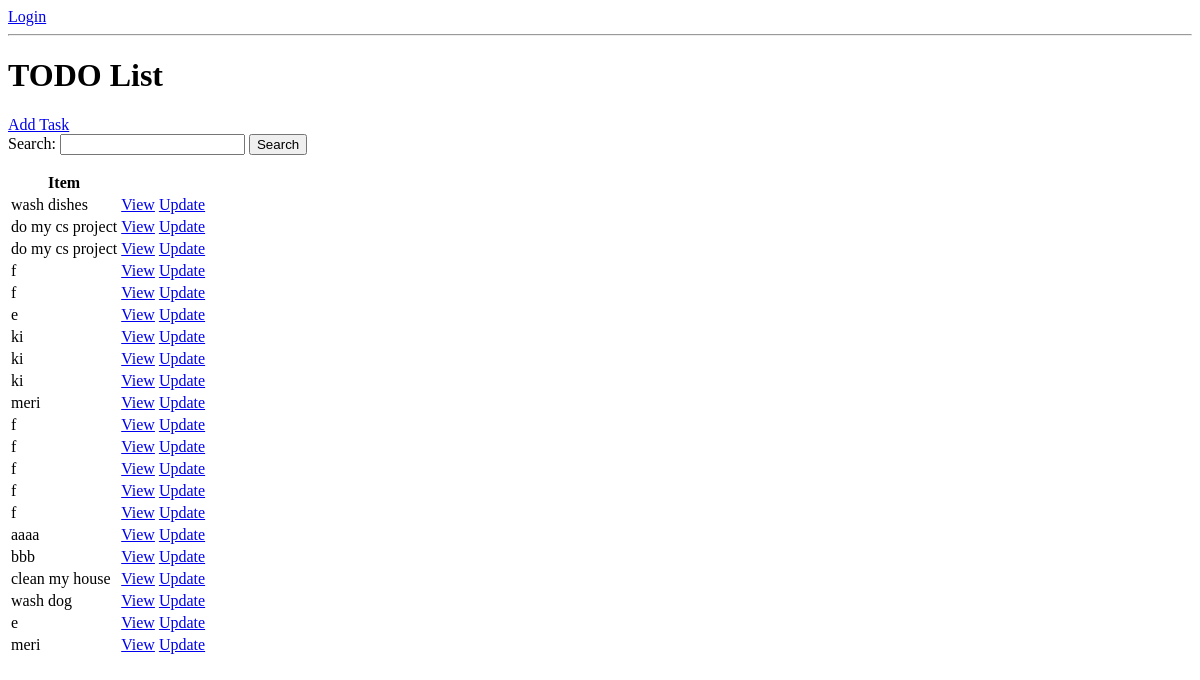
Before: / with the older database file.
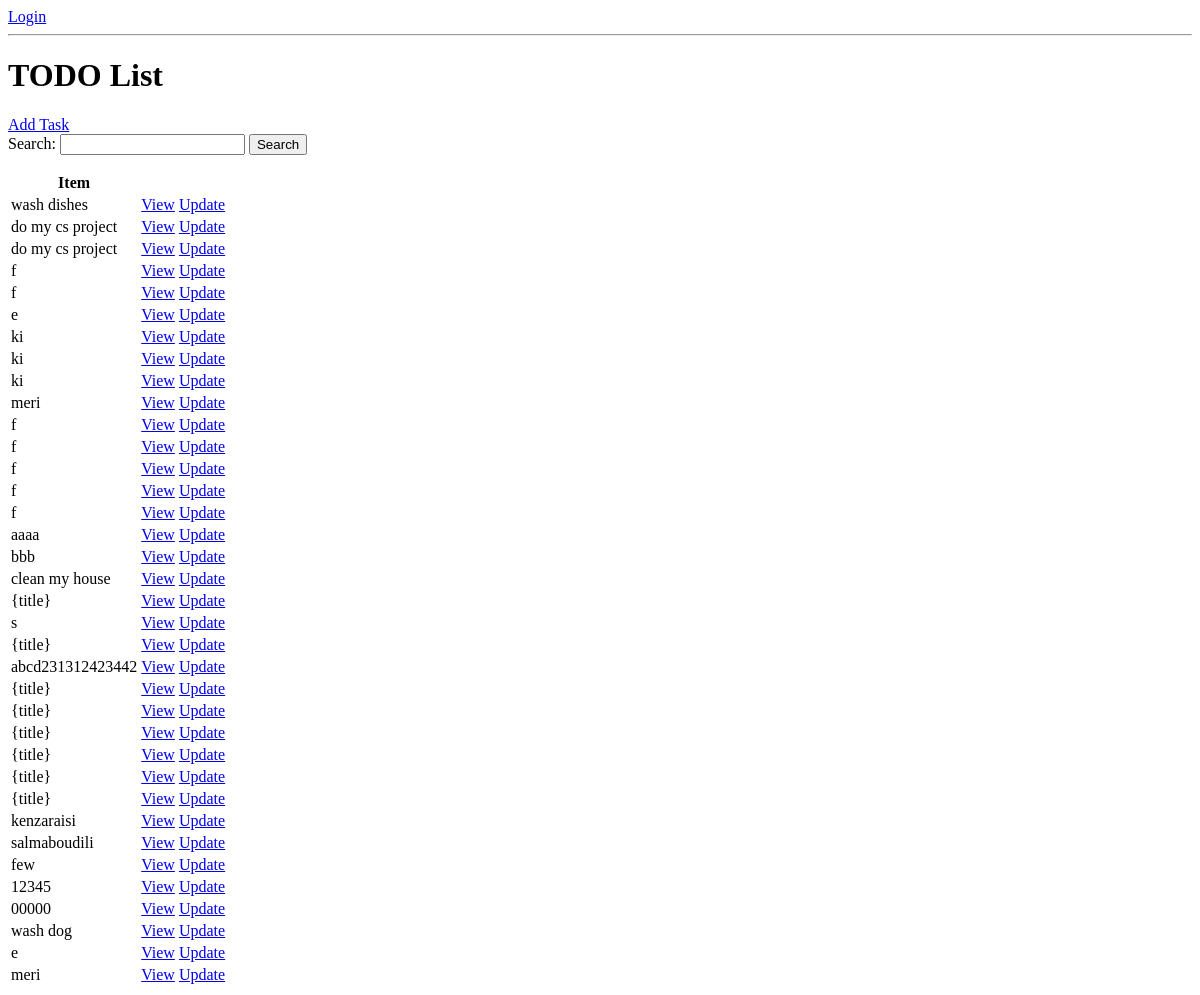
After: the same page with the newer database file.
### base/models.py (models this page shows, shortened)
class Task(models.Model):
    user = models.ForeignKey(User, on_delete=models.CASCADE,null=True,blank=True)
    title = models.CharField(max_length=200)
    description = models.TextField(null=True,blank=True)
    complete = models.BooleanField(default=False)
    created = models.DateField(auto_now_add=True)
    class Meta:
        ordering = ['complete']

### base/views.py (the view)
# urls.py: path('',TaskList.as_view(),name='tasks'),
class TaskList(ListView):
    model = Task
    context_object_name = 'tasks'
    template_name = 'task_list.html'
    def get_queryset(self):
        query = self.request.GET.get('q')
        if query:
            return Task.objects.filter(Q(title__icontains=query) | Q(description__icontains=query))
        else:
            return Task.objects.all()
    def get_context_data(self,**kwargs):
        context = super().get_context_data(**kwargs)
        context['tasks'] = Task.objects.all()
        return context

### base/templates/base/task_list.html
{% if request.user.is_authenticated %}
<p>{{request.user}}</p>
<a href="{% url 'logout' %}">Logout</a>
{% else %}
<a href="{% url 'login' %}">Login</a>
{% endif %}
<hr>
<h1>TODO List</h1>
<a href="{% url 'task-create' %}">Add Task</a>
<form method="get" action="{% url 'tasks' %}">
    <label for="search">Search:</label>
    <input type="text" name="q" id="search" value="{{ request.GET.q }}">
    <input type="submit" value="Search">
</form>
<table>
    <tr>
        <th>Item</th>
        <th></th>
    </tr>
    {% for task in tasks %}
        <tr>
            <td>{{ task.title }}</td>
            <td><a href="{% url 'task' task.id %}">View</a></td>
            <td><a href="{% url 'task-update' task.id %}">Update</a></td>
        </tr>
    {% empty %}
        <h3>No items in the list</h3>
    {% endfor %}
</table>

Changed rows visible on the page:
added Task: title "{title}"
added Task: title "s"
added Task: title "{title}"
added Task: title "abcd231312423442"
added Task: title "{title}"
added Task: title "{title}"
added Task: title "{title}"
added Task: title "{title}"
added Task: title "{title}"
added Task: title "{title}"
added Task: title "kenzaraisi"
added Task: title "salmaboudili"
added Task: title "few"
added Task: title "12345"
added Task: title "00000"
